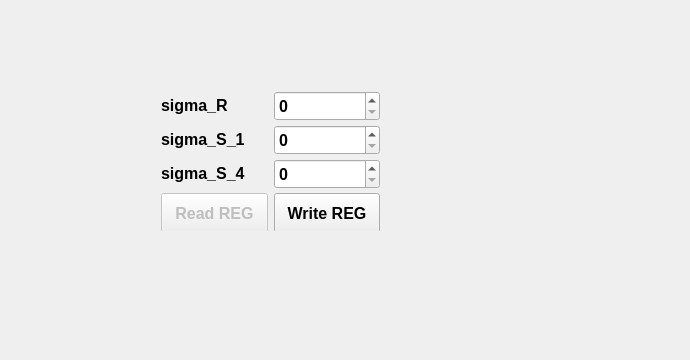
<?xml version="1.0" encoding="UTF-8"?>
<ui version="4.0">
 <class>NR_YUV_tabClass</class>
 <widget class="QWidget" name="NR_YUV_tabClass">
  <property name="geometry">
   <rect>
    <x>0</x>
    <y>0</y>
    <width>690</width>
    <height>360</height>
   </rect>
  </property>
  <property name="minimumSize">
   <size>
    <width>690</width>
    <height>360</height>
   </size>
  </property>
  <property name="windowTitle">
   <string>NR_YUV_tab</string>
  </property>
  <widget class="QWidget" name="">
   <property name="geometry">
    <rect>
     <x>150</x>
     <y>80</y>
     <width>241</width>
     <height>151</height>
    </rect>
   </property>
   <layout class="QGridLayout" name="gridLayout">
    <item row="0" column="0">
     <widget class="QLabel" name="label">
      <property name="font">
       <font>
        <pointsize>12</pointsize>
        <bold>true</bold>
       </font>
      </property>
      <property name="text">
       <string>sigma_R</string>
      </property>
     </widget>
    </item>
    <item row="0" column="1">
     <widget class="QSpinBox" name="sigma_R">
      <property name="minimumSize">
       <size>
        <width>0</width>
        <height>30</height>
       </size>
      </property>
      <property name="font">
       <font>
        <pointsize>12</pointsize>
        <bold>true</bold>
       </font>
      </property>
     </widget>
    </item>
    <item row="1" column="0">
     <widget class="QLabel" name="label_3">
      <property name="font">
       <font>
        <pointsize>12</pointsize>
        <bold>true</bold>
       </font>
      </property>
      <property name="text">
       <string>sigma_S_1</string>
      </property>
     </widget>
    </item>
    <item row="1" column="1">
     <widget class="QSpinBox" name="sigma_S_1">
      <property name="minimumSize">
       <size>
        <width>0</width>
        <height>30</height>
       </size>
      </property>
      <property name="font">
       <font>
        <pointsize>12</pointsize>
        <bold>true</bold>
       </font>
      </property>
     </widget>
    </item>
    <item row="2" column="0">
     <widget class="QLabel" name="label_2">
      <property name="font">
       <font>
        <pointsize>12</pointsize>
        <bold>true</bold>
       </font>
      </property>
      <property name="text">
       <string>sigma_S_4</string>
      </property>
     </widget>
    </item>
    <item row="2" column="1">
     <widget class="QSpinBox" name="sigma_S_4">
      <property name="minimumSize">
       <size>
        <width>0</width>
        <height>30</height>
       </size>
      </property>
      <property name="font">
       <font>
        <pointsize>12</pointsize>
        <bold>true</bold>
       </font>
      </property>
     </widget>
    </item>
    <item row="3" column="0">
     <widget class="QPushButton" name="nryuv_read_btn">
      <property name="enabled">
       <bool>false</bool>
      </property>
      <property name="minimumSize">
       <size>
        <width>100</width>
        <height>40</height>
       </size>
      </property>
      <property name="font">
       <font>
        <pointsize>12</pointsize>
        <bold>true</bold>
       </font>
      </property>
      <property name="text">
       <string>Read REG</string>
      </property>
     </widget>
    </item>
    <item row="3" column="1">
     <widget class="QPushButton" name="nryuv_write_btn">
      <property name="minimumSize">
       <size>
        <width>100</width>
        <height>40</height>
       </size>
      </property>
      <property name="font">
       <font>
        <pointsize>12</pointsize>
        <bold>true</bold>
       </font>
      </property>
      <property name="text">
       <string>Write REG</string>
      </property>
     </widget>
    </item>
   </layout>
  </widget>
 </widget>
 <layoutdefault spacing="6" margin="11"/>
 <resources/>
 <connections/>
</ui>
